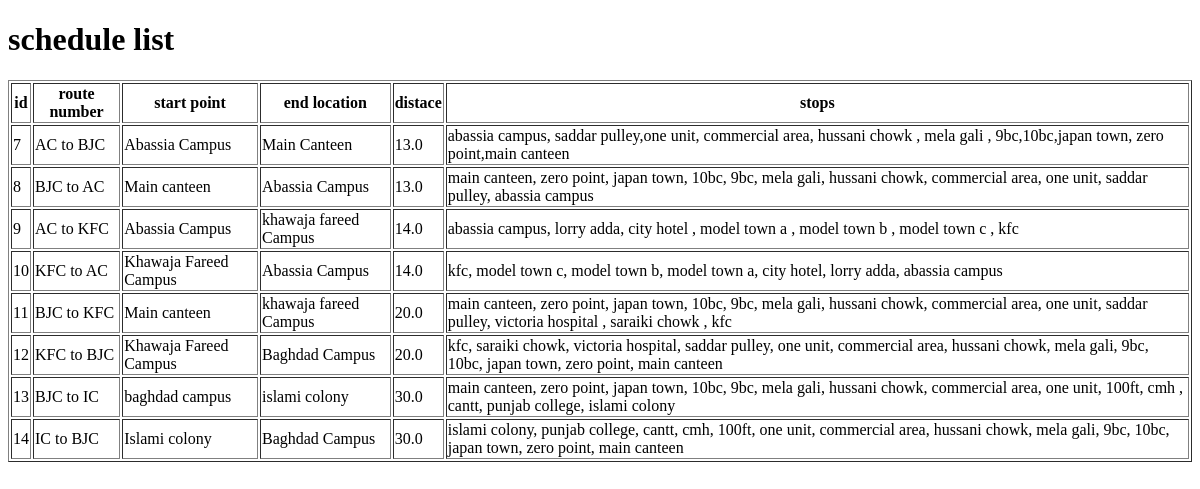
Page /view_route/ on the earlier database version.
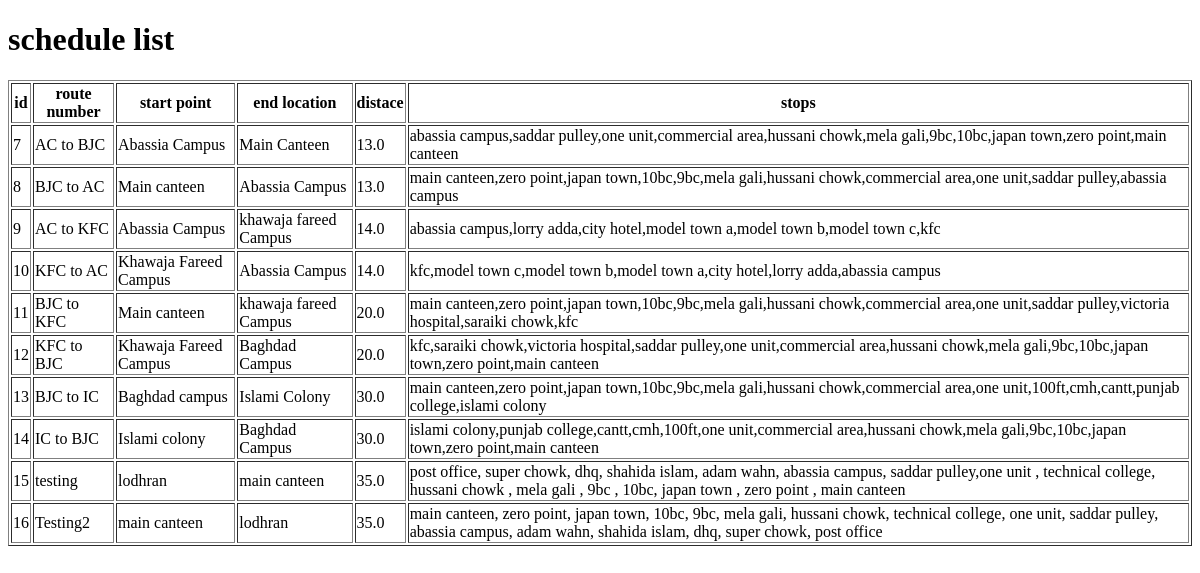
Same page on the later database version.
### busManagement/models.py (models this page shows, shortened)
class Route(models.Model):
    route_number = models.CharField(max_length=10, unique=True)
    start_location = models.CharField(max_length=100)
    end_location = models.CharField(max_length=100)
    distance = models.FloatField()
    stops = models.TextField(default='')  # comma-separated
    time = models.TimeField(default='00:00:00')

### busManagement/views.py (the view)
# urls.py: path('view_route/',views.view_routes,name='view_route'),
def view_routes(request):
    routes = Route.objects.all()
    context = {'routes': routes}
    return render(request, 'view_routes.html', context)

### templates/view_routes.html (shortened to what this page needs)
<!DOCTYPE html>
<html lang="en">
  <head>
  </head>
  <body>
    <h1>schedule list</h1>
    <table border="1">
      <tr>
        <th>id</th>
        <th>route number</th>
        <th>start point</th>
        <th>end location</th>
        <th>distace</th>
        <th>stops</th>
      </tr>
      {% for route in routes %}
      <tr>
        <td>{{ route.id}}</td>
        <td>{{ route.route_number}}</td>
        <td>{{ route.start_location}}</td>
        <td>{{ route.end_location }}</td>
        <td>{{ route.distance }}</td>
        <td>{{ route.stops}}</td>
      </tr>
      {% endfor %}
    </table>
  </body>
</html>

Differences in the rows shown:
changed Route "AC to BJC": stops "abassia campus, saddar pulley,one unit, commercial area, hussani chowk , mela gali , 9bc,10bc,japan town, zero point,main canteen" → "abassia campus,saddar pulley,one unit,commercial area,hussani chowk,mela gali,9bc,10bc,japan town,zero point,main canteen"
changed Route "BJC to AC": stops "main canteen, zero point, japan town, 10bc, 9bc, mela gali, hussani chowk, commercial area, one unit, saddar pulley, abassia campus" → "main canteen,zero point,japan town,10bc,9bc,mela gali,hussani chowk,commercial area,one unit,saddar pulley,abassia campus"
changed Route "AC to KFC": stops "abassia campus, lorry adda, city hotel , model town a , model town b , model town c , kfc" → "abassia campus,lorry adda,city hotel,model town a,model town b,model town c,kfc"
changed Route "KFC to AC": stops "kfc, model town c, model town b, model town a, city hotel, lorry adda, abassia campus" → "kfc,model town c,model town b,model town a,city hotel,lorry adda,abassia campus"
changed Route "BJC to KFC": stops "main canteen, zero point, japan town, 10bc, 9bc, mela gali, hussani chowk, commercial area, one unit, saddar pulley, victoria hospital , saraiki chowk , kfc" → "main canteen,zero point,japan town,10bc,9bc,mela gali,hussani chowk,commercial area,one unit,saddar pulley,victoria hospital,saraiki chowk,kfc"
changed Route "KFC to BJC": stops "kfc, saraiki chowk, victoria hospital, saddar pulley, one unit, commercial area, hussani chowk, mela gali, 9bc, 10bc, japan town, zero point, main canteen" → "kfc,saraiki chowk,victoria hospital,saddar pulley,one unit,commercial area,hussani chowk,mela gali,9bc,10bc,japan town,zero point,main canteen"
changed Route "BJC to IC": start_location "baghdad campus" → "Baghdad campus"; end_location "islami colony" → "Islami Colony"; stops "main canteen, zero point, japan town, 10bc, 9bc, mela gali, hussani chowk, commercial area, one unit, 100ft, cmh , cantt, punjab college, islami colony" → "main canteen,zero point,japan town,10bc,9bc,mela gali,hussani chowk,commercial area,one unit,100ft,cmh,cantt,punjab college,islami colony"
changed Route "IC to BJC": stops "islami colony, punjab college, cantt, cmh, 100ft, one unit, commercial area, hussani chowk, mela gali, 9bc, 10bc, japan town, zero point, main canteen" → "islami colony,punjab college,cantt,cmh,100ft,one unit,commercial area,hussani chowk,mela gali,9bc,10bc,japan town,zero point,main canteen"
added Route: id "15", route_number "testing", start_location "lodhran", end_location "main canteen", distance "35.0", stops "post office, super chowk, dhq, shahida islam, adam wahn, abassia campus, saddar pulley,one unit , technical college, hussani chowk , mela gali , 9bc , 10bc, japan town , zero point , main canteen"
added Route: id "16", route_number "Testing2", start_location "main canteen", end_location "lodhran", distance "35.0", stops "main canteen, zero point, japan town, 10bc, 9bc, mela gali, hussani chowk, technical college, one unit, saddar pulley, abassia campus, adam wahn, shahida islam, dhq, super chowk, post office"
